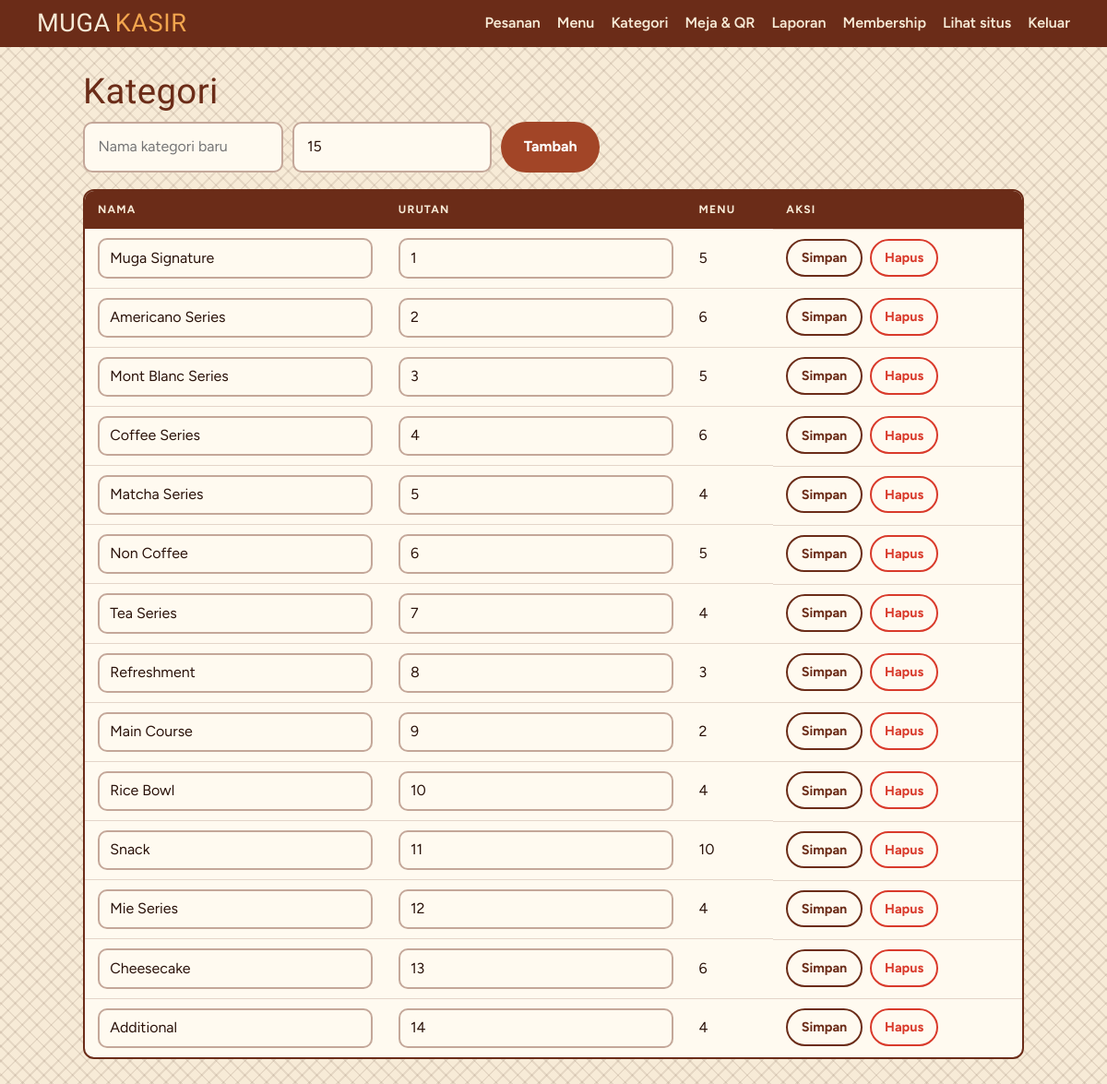
The app's page /admin/categories.php (signed in) with its own data.
### tables this page shows
CREATE TABLE categories (
  id INT UNSIGNED AUTO_INCREMENT PRIMARY KEY,
  slug VARCHAR(60) NOT NULL UNIQUE,
  name VARCHAR(80) NOT NULL,
  image VARCHAR(120) NOT NULL DEFAULT '',
  sort_order INT NOT NULL DEFAULT 0
);

### inc/bootstrap.php (called while the page is built, shortened)
<?php
function db(): PDO {
    static $pdo;
    if (!$pdo) {
        $pdo = new PDO('mysql:host=' . DB_HOST . ';port=' . DB_PORT . ';dbname=' . DB_NAME . ';charset=utf8mb4',
            DB_USER, DB_PASS, [
                PDO::ATTR_ERRMODE => PDO::ERRMODE_EXCEPTION,
                PDO::ATTR_DEFAULT_FETCH_MODE => PDO::FETCH_ASSOC,
                PDO::ATTR_EMULATE_PREPARES => false,
            ]);
    }
    return $pdo;
}
function e($s): string { return htmlspecialchars((string)$s, ENT_QUOTES, 'UTF-8'); }

### admin/categories.php (the view, shortened to what this page needs)
<?php
require __DIR__ . '/../inc/bootstrap.php';
require __DIR__ . '/_layout.php';
$rows = db()->query('SELECT c.*, (SELECT COUNT(*) FROM menu_items m WHERE m.category_id=c.id) n FROM categories c ORDER BY sort_order')->fetchAll();
?>
<h1>Kategori</h1>
<form method="post" class="inline-add"><?= csrf_field() ?><input type="hidden" name="do" value="add">
  <input name="name" placeholder="Nama kategori baru" required maxlength="80"><input type="number" name="sort_order" value="<?= count($rows) + 1 ?>" aria-label="Urutan"><button class="btn btn-primary">Tambah</button></form>
<div class="table-wrap"><table><thead><tr><th>Nama</th><th>Urutan</th><th>Menu</th><th>Aksi</th></tr></thead><tbody>
<?php foreach ($rows as $r): $f = 'f' . (int)$r['id']; ?><tr>
  <td><input form="<?= $f ?>" name="name" value="<?= e($r['name']) ?>" required maxlength="80" aria-label="Nama"></td>
  <td><input form="<?= $f ?>" type="number" name="sort_order" value="<?= (int)$r['sort_order'] ?>" aria-label="Urutan"></td>
  <td><?= (int)$r['n'] ?></td>
  <td class="acts"><button form="<?= $f ?>" name="do" value="save" class="btn btn-cream-d">Simpan</button>
    <button form="<?= $f ?>" name="do" value="delete" class="btn btn-danger" onclick="return confirm('Hapus kategori ini?')">Hapus</button></td>
</tr><?php endforeach; ?></tbody></table></div>

### assets/css/style.css (style rules this page uses)
:root { --terra:#a24527; --terra-d:#6b2c18; --deep:#3b170d; --cream:#f7ebd7; --cream-2:#ecd9bb; --amber:#f2a54e; --wood:#8a4a28; --ink:#2a120a; --chili:#d93a2b; --ok:#4f7a3a; --display:'Lilita One','Arial Rounded MT Bold',system-ui,sans-serif; --body:'Figtree',system-ui,-apple-system,'Segoe UI',sans-serif; --ease:cubic-bezier(.22,.61,.36,1); --cane:repeating-linear-gradient(45deg,rgba(60,25,10,.09) 0 2px,transparent 2px 11px),repeating-linear-gradient(-45deg,rgba(60,25,10,.09) 0 2px,transparent 2px 11px); }
* { box-sizing:border-box;margin:0;padding:0 }
html { scroll-behavior:smooth;scroll-padding-top:132px;background:var(--deep) }
body { font-family:var(--body);color:var(--cream);background:var(--deep);line-height:1.55;font-size:16px;-webkit-font-smoothing:antialiased }
button,input,select { font:inherit;color:inherit }
h1,h2,h3 { font-family:var(--display);font-weight:400;line-height:1.02;letter-spacing:.01em }
.btn { display:inline-flex;align-items:center;justify-content:center;gap:.4em;padding:.8em 1.4em;border:2px solid transparent;border-radius:999px;font-weight:700;cursor:pointer;text-decoration:none;background:none; transition:transform .18s var(--ease),background-color .18s,box-shadow .18s,border-color .18s,color .18s;-webkit-tap-highlight-color:transparent }
.btn-primary { background:var(--terra);color:#fff }
.btn-ghost-d,.btn-cream-d { border-color:var(--terra-d);color:var(--terra-d);background:transparent;padding:.5em 1em;font-size:.9rem }
.btn-danger { background:transparent;border-color:var(--chili);color:var(--chili);padding:.5em 1em;font-size:.9rem }
input,select { width:100%;padding:.7em .9em;border:2px solid rgba(107,44,24,.4);border-radius:10px;background:#fffaf0;color:var(--ink) }
body.admin { min-height:100vh;background:var(--cream);color:var(--ink);background-image:var(--cane) }
.adm-main h1 { font-size:2.4rem;color:var(--terra-d);margin-bottom:14px }
.search,.inline-add { display:flex;gap:10px;margin:10px 0 18px;max-width:560px }
.table-wrap { overflow-x:auto;background:#fffaf0;border:2px solid var(--terra-d);border-radius:12px }
table { width:100%;border-collapse:collapse;min-width:640px }
th { text-align:left;font-size:.75rem;letter-spacing:.1em;text-transform:uppercase;background:var(--terra-d);color:var(--cream);padding:11px 14px }
td { padding:10px 14px;border-top:1px solid rgba(107,44,24,.18);vertical-align:middle }
td input { padding:.45em .7em }
.acts { display:flex;gap:8px;flex-wrap:wrap;align-items:center }

### records on screen
categories: name "Muga Signature", sort_order "1", n "5"
categories: name "Americano Series", sort_order "2", n "6"
categories: name "Mont Blanc Series", sort_order "3", n "5"
categories: name "Coffee Series", sort_order "4", n "6"
categories: name "Matcha Series", sort_order "5", n "4"
categories: name "Non Coffee", sort_order "6", n "5"
categories: name "Tea Series", sort_order "7", n "4"
categories: name "Refreshment", sort_order "8", n "3"
categories: name "Main Course", sort_order "9", n "2"
categories: name "Rice Bowl", sort_order "10", n "4"
categories: name "Snack", sort_order "11", n "10"
categories: name "Mie Series", sort_order "12", n "4"
categories: name "Cheesecake", sort_order "13", n "6"
categories: name "Additional", sort_order "14", n "4"
